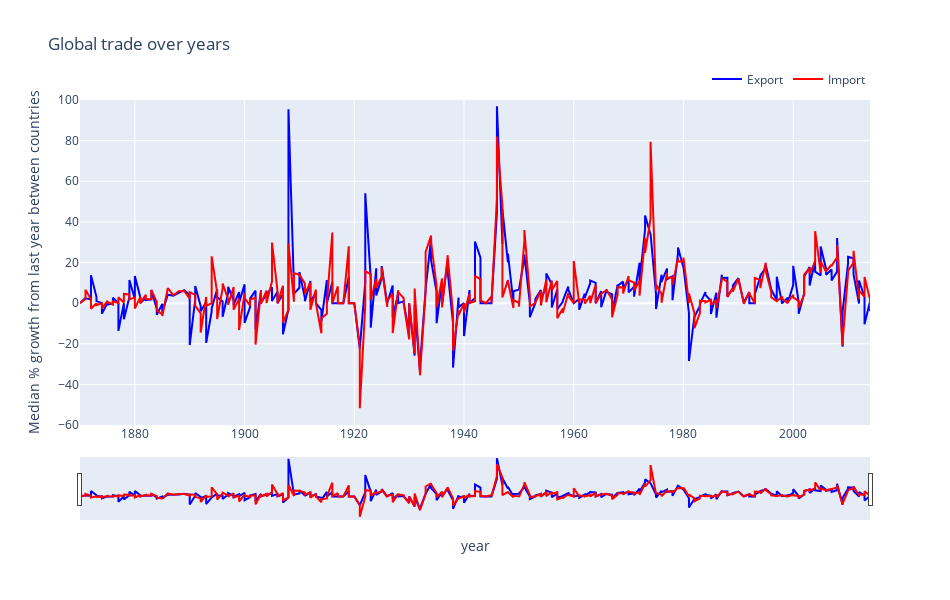

Source (notebook cell):
### Code cell
# Plot global trade trends

fig = go.Figure()
fig.add_trace(go.Scatter(
    x=wp_trade_year['year'],
    y=wp_trade_year['median_exports_growth'],
    line_color='blue',
    name='Export',
))
fig.add_trace(go.Scatter(
    x=wp_trade_year['year'],
    y=wp_trade_year['median_imports_growth'],
    line_color='red',
    name='Import',
))
fig.update_layout(
    xaxis=dict(
        rangeslider=dict(
            visible=True
        ),
        type="date"
    ),
    legend=custom_hlegend,
    title=f"Global trade over years",
    xaxis_title="year",
    yaxis_title="Median % growth from last year between countries",
    width=FIGURE_WIDTH, 
    height=FIGURE_HEIGHT,
)
fig.update_yaxes(range=[-60, 100])
fig.write_html('fig/global_trade.html', include_plotlyjs='cdn', full_html=False)
fig.show()

### Figure 1 — Plotly figure (JSON) as saved in the notebook; plotly's stock layout.template omitted (floating-point values rounded to 4 significant figures; data arrays with more than 128 entries replaced by an {"elided": "..."} marker saying what was removed)
{"data": [{"line": {"color": "blue"}, "name": "Export", "type": "scatter", "x": {"elided": "286 int values"}, "y": {"elided": "286 float values"}}, {"line": {"color": "red"}, "name": "Import", "type": "scatter", "x": {"elided": "286 int values"}, "y": {"elided": "286 float values"}}], "layout": {"height": 600, "legend": {"orientation": "h", "x": 1, "xanchor": "right", "y": 1.02, "yanchor": "bottom"}, "title": {"text": "Global trade over years"}, "width": 950, "xaxis": {"rangeslider": {"visible": true}, "title": {"text": "year"}, "type": "date"}, "yaxis": {"range": [-60, 100], "title": {"text": "Median % growth from last year between countries"}}}}
